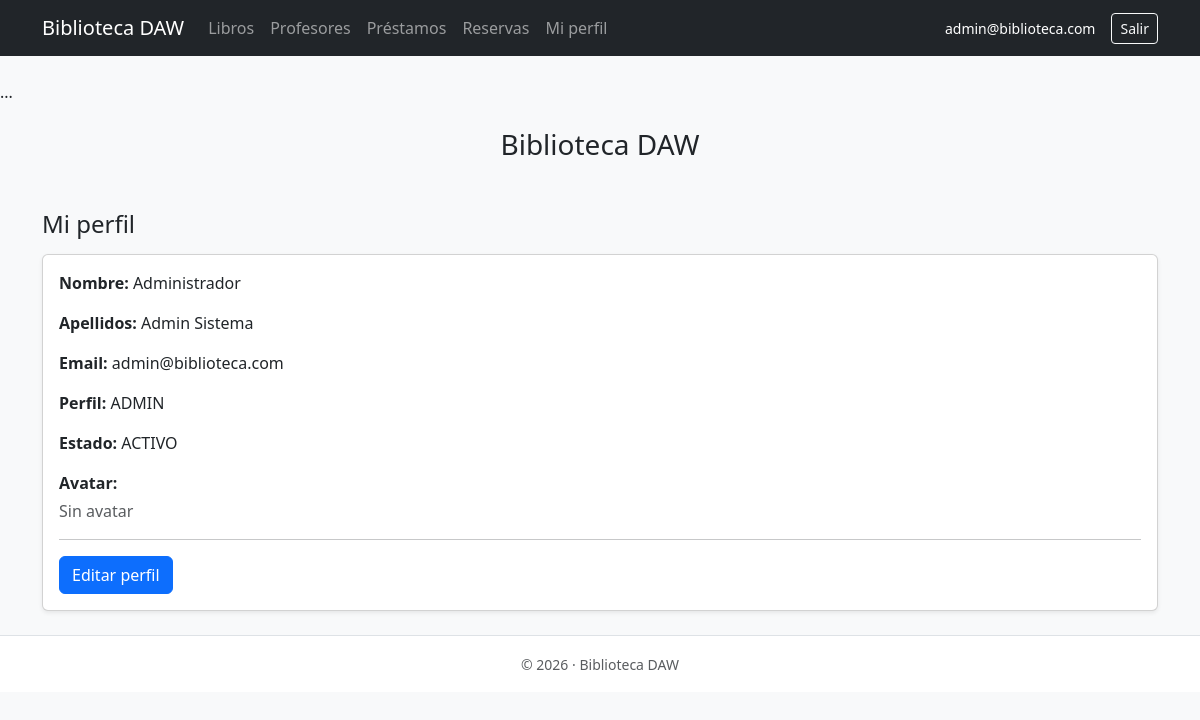
The page /perfil.php (signed in) on the database its author committed.
### tables this page shows
CREATE TABLE IF NOT EXISTS `profesores` (
  `id` int NOT NULL AUTO_INCREMENT,
  `apellido1` varchar(60) NOT NULL,
  `apellido2` varchar(60) NOT NULL,
  `nombre` varchar(60) NOT NULL,
  `email` varchar(120) NOT NULL,
  `password` varchar(255) NOT NULL,
  `perfil` enum('ADMIN','PROFESOR') NOT NULL DEFAULT 'PROFESOR',
  `avatar` varchar(255) DEFAULT NULL,
  `estado` tinyint NOT NULL DEFAULT '1',
  `creado_en` datetime NOT NULL DEFAULT CURRENT_TIMESTAMP,
  `actualizado_en` datetime DEFAULT NULL ON UPDATE CURRENT_TIMESTAMP,
  PRIMARY KEY (`id`),
  UNIQUE KEY `email` (`email`)
);

### perfil.php (the view, shortened to what this page needs)
<?php
require_once __DIR__ . "/config/conexion.php";
require_once __DIR__ . "/includes/header.php";
$id = (int)($_SESSION["usuario_id"] ?? 0);
$sql = "SELECT id, apellido1, apellido2, nombre, email, perfil, avatar, estado
        FROM profesores
        WHERE id = :id
        LIMIT 1";
$stmt = $pdo->prepare($sql);
$stmt->execute([":id" => $id]);
$u = $stmt->fetch();
?>
<h2 class="h4 mb-3">Mi perfil</h2>
<div class="card shadow-sm">
  <div class="card-body">
    <p><strong>Nombre:</strong> <?php echo htmlspecialchars($u["nombre"]); ?></p>
    <p><strong>Apellidos:</strong> <?php echo htmlspecialchars($u["apellido1"] . " " . $u["apellido2"]); ?></p>
    <p><strong>Email:</strong> <?php echo htmlspecialchars($u["email"]); ?></p>
    <p><strong>Perfil:</strong> <?php echo htmlspecialchars($u["perfil"]); ?></p>
    <p><strong>Estado:</strong> <?php echo ((int)$u["estado"] === 1) ? "ACTIVO" : "INACTIVO"; ?></p>
    <p class="mb-1"><strong>Avatar:</strong></p>
    <?php if (!empty($u["avatar"])): ?>
      <img src="<?php echo APP_URL . '/' . ltrim($u["avatar"], '/'); ?>" alt="Avatar" style="height:80px;" class="rounded">
    <?php else: ?>
      <div class="text-muted">Sin avatar</div>
    <?php endif; ?>
    <hr>
    <a class="btn btn-primary" href="<?php echo APP_URL; ?>/perfil_editar.php">Editar perfil</a>
  </div>
</div>
<?php require_once __DIR__ . "/includes/footer.php"; ?>

### rows shown on the page
profesores: nombre "Administrador", apellido1+apellido2 "Admin Sistema", email "admin@biblioteca.com", perfil "ADMIN"

### other values the page prints
APP_NAME "Biblioteca DAW"
$_SESSION["email"] "admin@biblioteca.com"
